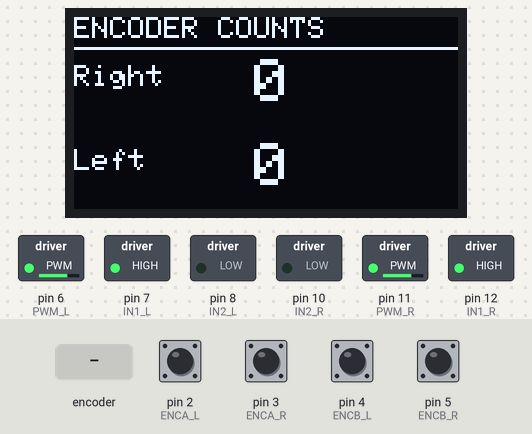
A sketch run on a simulated Arduino Uno, built with avr-gcc and run on an emulated ATmega328P. Parts: 128×64 one-colour display, switched loads named in the sketch (green lamp = pin HIGH). The inputs (shaded band) are chosen by the test bench; at power-on: pin 2 (ENCA_L), pin 3 (ENCA_R), pin 4 (ENCB_L), pin 5 (ENCB_R) HIGH. What the sketch prints to the serial monitor is not drawn.

Above: at 1.2 s.
1.3 s: rotary encoder on pin 2 (ENCA_L) / pin 5 (ENCB_R) turned 3 steps (first pin leading)
At 3.0 s:
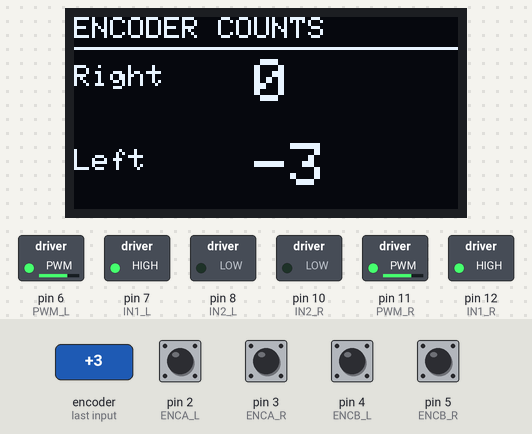
3.4 s: pin 3 (ENCA_R) pulled LOW for 0.15 s
At 4.6 s:
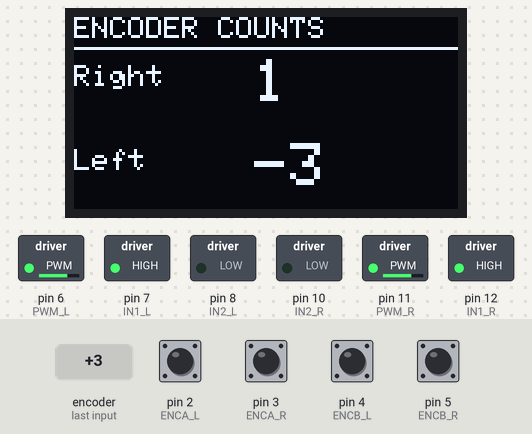
5.2 s: pin 3 (ENCA_R) pulled LOW for 1 s
At 7.4 s:
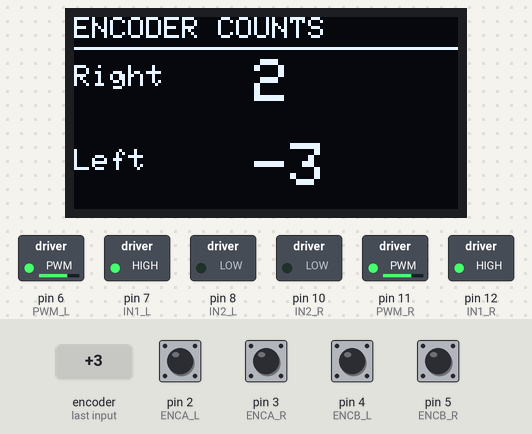
7.7 s: rotary encoder on pin 2 (ENCA_L) / pin 5 (ENCB_R) turned 1 step (first pin leading)
At 9.1 s:
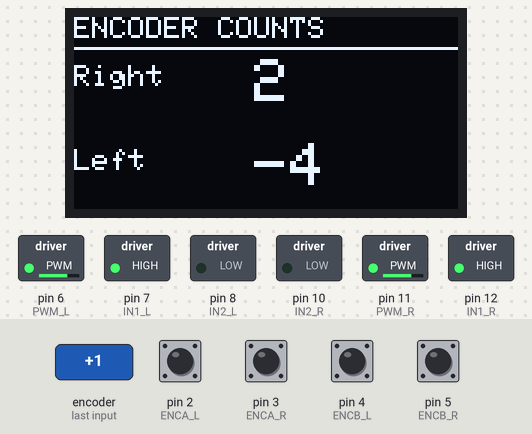
Timing chart, 0 to 10.4 s (numbered marks = the images above; inputs shaded):
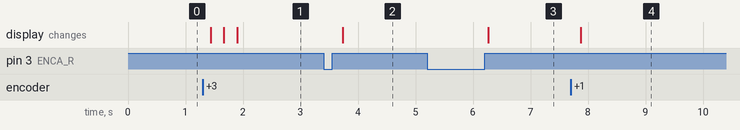

Measured:
- after the input at 1.3 s, the display: first changes after 0.14 s (image 1 shows a later state)
- after the input at 3.4 s, the display: changes after 0.34 s (image 2)
- after the input at 5.2 s, the display: changes after 1.1 s (image 3)
- after the input at 7.7 s, the display: changes after 0.17 s (image 4)

The sketch:

02_Car-3_Encoder_Motors_Ticks.ino
```cpp
#include <Wire.h>
#include <Adafruit_GFX.h>
#include <Adafruit_SSD1306.h>

#define SCREEN_WIDTH 128
#define SCREEN_HEIGHT 64
#define OLED_RESET    -1
Adafruit_SSD1306 display(SCREEN_WIDTH, SCREEN_HEIGHT, &Wire, OLED_RESET);

// === Right Motor Pins ===
#define IN1_R 12
#define IN2_R 10
#define PWM_R 11
#define ENCA_R 3
#define ENCB_R 5

// === Left Motor Pins ===
#define IN1_L 7
#define IN2_L 8
#define PWM_L 6
#define ENCA_L 2
#define ENCB_L 4

// === Encoder Counts ===
volatile long encoderCountR = 0;
volatile long encoderCountL = 0;

// === Encoder ISRs with Direction Detection ===
void readEncoderR() {
  // If ENCB differs, direction flips
  if (digitalRead(ENCB_R) == LOW) encoderCountR--;
  else encoderCountR++;
}

void readEncoderL() {
  if (digitalRead(ENCB_L) == LOW) encoderCountL++;
  else encoderCountL--;
}

void setup() {
  Serial.begin(9600);

  // Motor pins
  pinMode(IN1_R, OUTPUT); pinMode(IN2_R, OUTPUT); pinMode(PWM_R, OUTPUT);
  pinMode(IN1_L, OUTPUT); pinMode(IN2_L, OUTPUT); pinMode(PWM_L, OUTPUT);

  // Encoder pins (use PULLUP for stability if encoder supports it)
  pinMode(ENCA_R, INPUT_PULLUP);
  pinMode(ENCB_R, INPUT_PULLUP);
  pinMode(ENCA_L, INPUT_PULLUP);
  pinMode(ENCB_L, INPUT_PULLUP);

  attachInterrupt(digitalPinToInterrupt(ENCA_R), readEncoderR, RISING);
  attachInterrupt(digitalPinToInterrupt(ENCA_L), readEncoderL, RISING);

  // OLED init
  if (!display.begin(SSD1306_SWITCHCAPVCC, 0x3C)) {
    while (true);
  }

  // Start both motors forward (test)
  digitalWrite(IN1_R, HIGH); digitalWrite(IN2_R, LOW);
  analogWrite(PWM_R, 180);

  digitalWrite(IN1_L, HIGH); digitalWrite(IN2_L, LOW);
  analogWrite(PWM_L, 180);
}

void drawEncoderOLED(long rCnt, long lCnt) {
  display.clearDisplay();

  // Header
  display.setTextSize(1);
  display.setTextColor(SSD1306_WHITE);
  display.setCursor(0, 0);
  display.print("ENCODER COUNTS");
  display.drawLine(0, 10, 127, 10, SSD1306_WHITE);

  // Right count (big)
  display.setTextSize(1);
  display.setCursor(0, 16);
  display.print("Right");

  display.setTextSize(2);
  display.setCursor(60, 14);
  display.println(rCnt);

  // Left count (big)
  display.setTextSize(1);
  display.setCursor(0, 44);
  display.print("Left");

  display.setTextSize(2);
  display.setCursor(60, 42);
  display.println(lCnt);

  display.display();
}

void loop() {
  // Atomic snapshot of counts (avoid partial read while ISR updates)
  long r, l;
  noInterrupts();
  r = encoderCountR;
  l = encoderCountL;
  interrupts();

  // Serial log
  Serial.print("Right: "); Serial.print(r);
  Serial.print(" | Left: "); Serial.println(l);

  // OLED
  drawEncoderOLED(r, l);

  delay(200);
}
```
